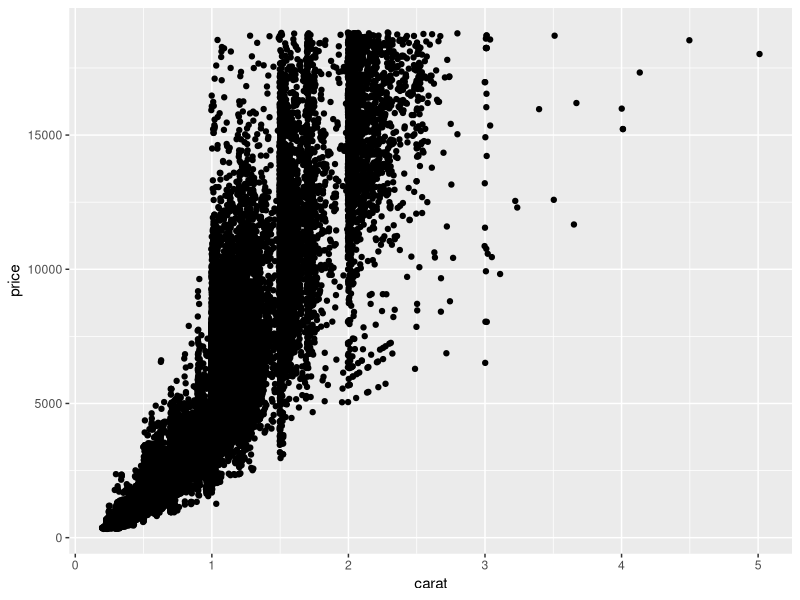
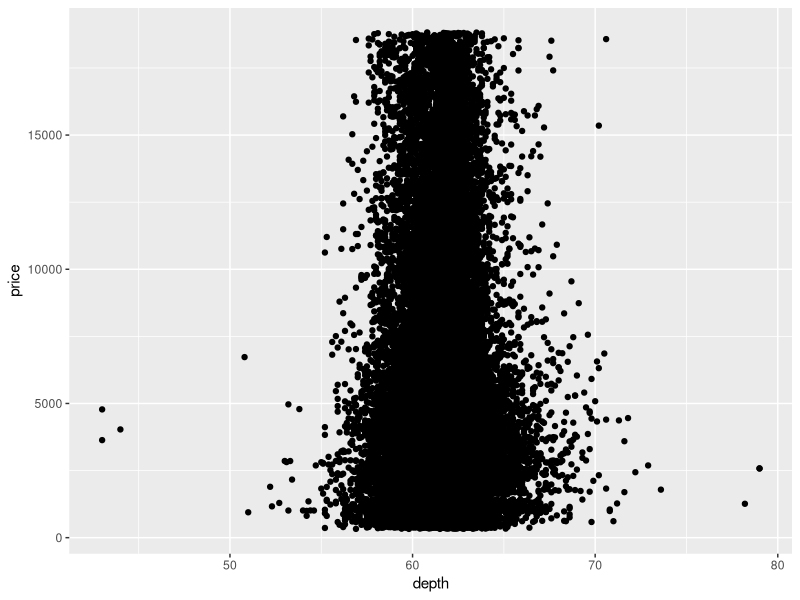
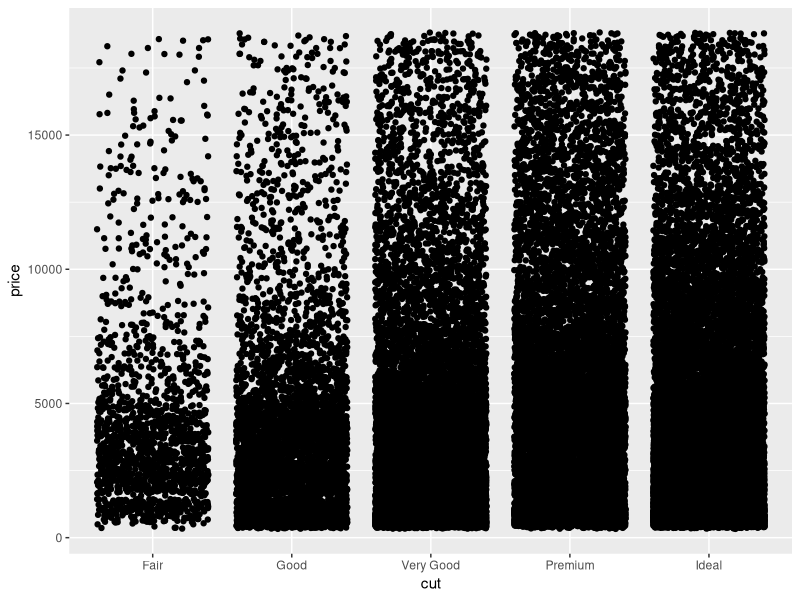

The R source for these figures, in order:
## ---- chunk 1
knitr::opts_chunk$set(echo = TRUE)
library(tidyverse)
library(ggplot2)
## ---- chunk 2
### In this code chunk, start with the diamonds dataset (built in to
### ggplot2 package) and create a plot of price vs. carat (or some other
### variables of your choice)

ggplot(data = diamonds, aes(x = carat, y = price)) +
  geom_jitter()
## ---- chunk 3
### In this code chunk, start with the diamonds dataset (built in to
### ggplot2 package) and create a subset based on filtering, e.g., 
### size greater than 1 carat or cut is "Ideal"

diamonds_subset <- diamonds %>% filter(carat > 0.2 | cut == "Ideal")
ggplot(data=diamonds_subset, mapping=aes(x=depth, y=price)) +
geom_point()


## ---- chunk 4
ggplot(data = diamonds, aes(x = cut, y = price)) +
  geom_jitter()

#more changes made to create conflict
## ---- chunk 5
### Both partners - delete this comment, then write some code here
### to plot, summarize, calculate something simple using the diamonds
### dataset.


